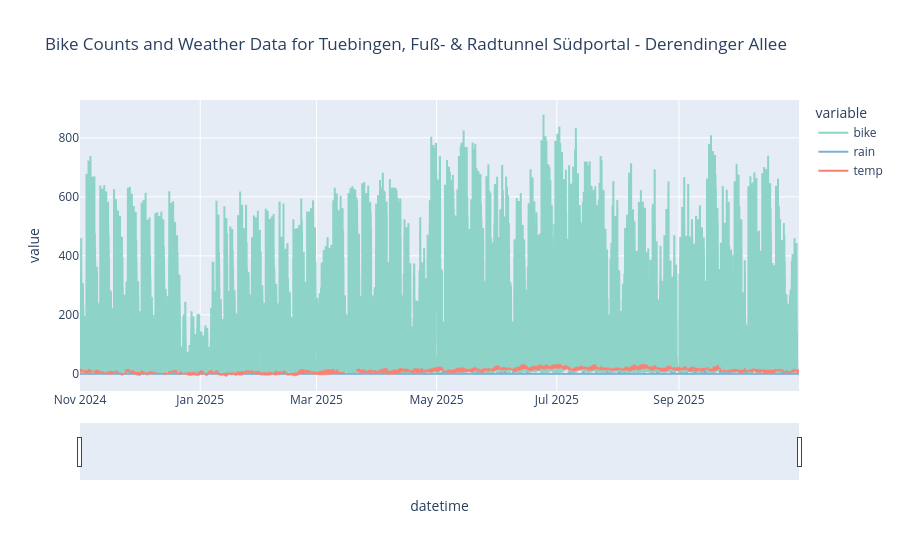

The notebook cell saved with this chart:
### Code cell
plot_data("Tuebingen", "Fuß- & Radtunnel Südportal - Derendinger Allee")

### Figure 1 — Plotly figure (JSON) as saved in the notebook; plotly's stock layout.template omitted (floating-point values rounded to 4 significant figures; data arrays with more than 128 entries replaced by an {"elided": "..."} marker saying what was removed)
{"data": [{"legendgroup": "bike", "line": {"color": "rgb(141,211,199)", "dash": "solid"}, "marker": {"symbol": "circle"}, "mode": "lines", "name": "bike", "showlegend": true, "type": "scattergl", "x": {"elided": "8760 str values"}, "xaxis": "x", "y": {"elided": "8760 float values"}, "yaxis": "y"}, {"legendgroup": "rain", "line": {"color": "rgb(128,177,211)", "dash": "solid"}, "marker": {"symbol": "circle"}, "mode": "lines", "name": "rain", "showlegend": true, "type": "scattergl", "x": {"elided": "8760 str values"}, "xaxis": "x", "y": {"elided": "8760 float values"}, "yaxis": "y"}, {"legendgroup": "temp", "line": {"color": "rgb(251,128,114)", "dash": "solid"}, "marker": {"symbol": "circle"}, "mode": "lines", "name": "temp", "showlegend": true, "type": "scattergl", "x": {"elided": "8760 str values"}, "xaxis": "x", "y": {"elided": "8760 float values"}, "yaxis": "y"}], "layout": {"hovermode": "x unified", "legend": {"title": {"text": "variable"}, "tracegroupgap": 0}, "title": {"text": "Bike Counts and Weather Data for Tuebingen, Fuß- & Radtunnel Südportal - Derendinger Allee"}, "xaxis": {"anchor": "y", "domain": [0, 1], "rangeslider": {"visible": true}, "title": {"text": "datetime"}}, "yaxis": {"anchor": "x", "domain": [0, 1], "title": {"text": "value"}}}}
